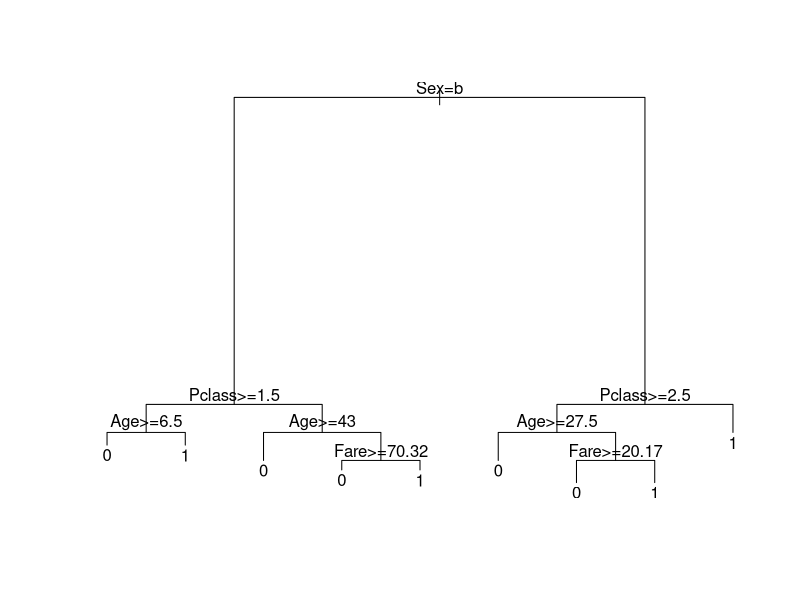
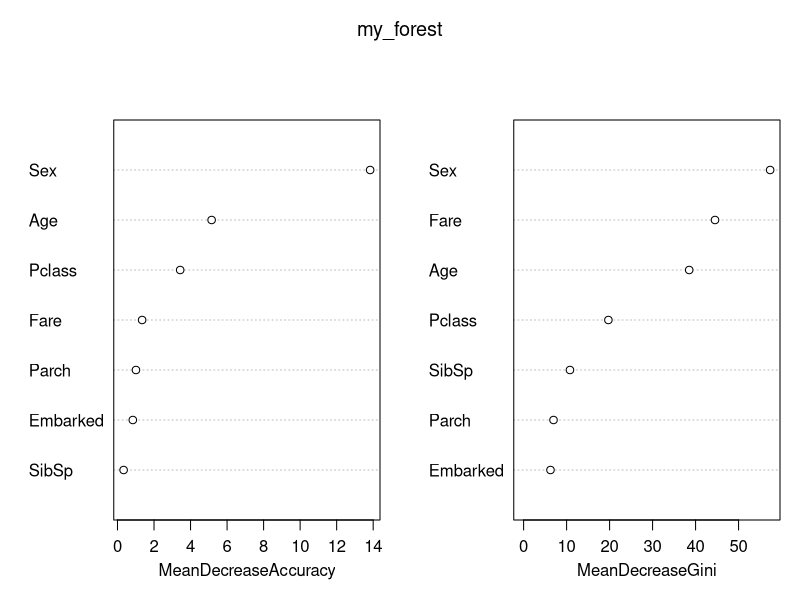

Write the R code that produced these figures, in order. (Note: this script raises an error after producing the figures.)

# Reading Data from your computer
getwd() # Gets current working directory
setwd("C:/Users/kenne/OneDrive/Desktop/Data Science/BDS2022") # Sets new working directory
d <- read.csv('titanic.csv')

# View some information about the dataset
head(d)
str(d)

# Randomize the order of the dataset
set.seed(16)
d <- d[sample(nrow(d)),]

# Split the dataset into two
train <- d[1:514,]
test <- d[515:714,]

######################
### Decision Trees ###
######################

# We need the rpart library. Use install.packages("rpart") if needed.
install.packages("rpart")
library(rpart)
# Use ?rpart to know more about the library.

# Run the Decision Trees algorithm on the Train dataset
my_tree <- rpart(Survived ~ Pclass + Sex + Age + SibSp + Parch + Fare + Embarked,
                 data = train, method="class")

# The following functions plot the tree
plot(my_tree)
text(my_tree)

# Use your tree to make a prediction for each data point in the test dataset
tr_prediction <- predict(my_tree, test, type="class")

# Check accuracy of test dataset
# We compare tr_prediction against test$Survived (the actual answer) to see how many we got correct
tr_prediction == test$Survived                # TRUE means correct, FALSE means wrong
score = sum(tr_prediction == test$Survived)   # Sum everything up to tally your score
print(paste("Number of correct predictions =", score, "/ 200"))

######################
### Random Forests ###
######################

# We need the randomForest library. Use install.packages("randomForest") if needed.
install.packages("randomForest")
library(randomForest)
# Use ?randomForest to know more about the library.

# Run the randomForest algorithm on the Train dataset
my_forest <- randomForest(as.factor(Survived) ~ Pclass + Sex + Age + SibSp + Parch + Fare + Embarked, # Specify which variables we want
                          data = train,       # Specifies data
                          importance = TRUE,  # Allows us to view which variable is important
                          ntree = 10           # Number of trees in the forest. More tree takes longer to run, but gives a better forest.
                          )

# Use the following function to plot a chart that tells you the importance of the variables. 
# Most important variable will be at the top.
varImpPlot(my_forest)

# Use your forest to make a prediction for each data point in the test dataset
rf_prediction <- predict(my_forest, test)

# Check accuracy of test dataset
# We compare rf_prediction against test$Survived (the actual answer) to see how many we got correct
rf_prediction == test$Survived                # TRUE means correct, FALSE means wrong
score = sum(rf_prediction == test$Survived)   # Sum everything up to tally your score
print(paste("Number of correct predictions =", score, "/ 200"))

# Try the following to see whether your prediction accuracy improves:
# - Increase the number of trees (ntree) to 100 and 1000.
# - Select fewer variables to use

##########################
### Nearest Neighbours ###
##########################

# We need the class library. Use install.packages("class") if needed.
library(class)
# Use ?class to know more about the library.

# We do some data processing to remove columns that do not work well with Nearest Neighbours
train_knn <- train[,-c(1,3,8,10,11)]
test_knn <- test[,-c(1,3,8,10,11)]
train_knn$Sex <- sapply(as.character(train_knn$Sex), switch, 'male' = 0, 'female' = 1)
test_knn$Sex <- sapply(as.character(test_knn$Sex), switch, 'male' = 0, 'female' = 1)

# Scale the dataset. This is needed because knn uses Euclidean distance to calculate similiarity of data points.
# As such, variables with larger scales distort the calculations. Scaling makes all variables have mean 0 and standard deviation 1.
train_knn <- scale(train_knn)
test_knn <- scale(test_knn)

# Run the Nearest Neighbours algorithm on the dataset
knn_prediction <- knn(train = train_knn,    # Train dataset
                      test = test_knn,      # Test dataset
                      cl = train$Survived,  # True answers
                      k = 29)               # Number of nearest neighbours to consider

# Check accuracy of test dataset
# We compare knn_prediction against test$Survived (the actual answer) to see how many we got correct
knn_prediction == test$Survived                # TRUE means correct, FALSE means wrong
score = sum(knn_prediction == test$Survived)   # Sum everything up to tally your score
print(paste("Number of correct predictions =", score, "/ 200"))

# Try the following to see whether your prediction accuracy improves:
# - Changing the values of k (Use odd numbers)

####################
###   Plotting   ###
####################

# Since we know that Age and Sex are important variables, we can make a plot out of it.
# This is a histogram plot, where x-axis is Age, and y-axis is number of passengers in
# the age group. It is split into female and male, and color coded by whether they survived.
library(ggplot2)
ggplot(data = d, aes(Age, fill = factor(Survived))) + 
  geom_histogram() + 
  facet_grid(.~Sex) 
